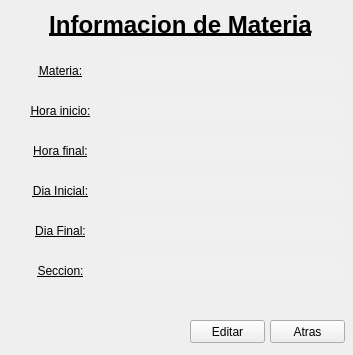
<?xml version="1.0" encoding="UTF-8"?>
<ui version="4.0">
 <class>MainWindow</class>
 <widget class="QMainWindow" name="MainWindow">
  <property name="geometry">
   <rect>
    <x>0</x>
    <y>0</y>
    <width>353</width>
    <height>355</height>
   </rect>
  </property>
  <property name="windowTitle">
   <string>Informacion de Materia</string>
  </property>
  <property name="styleSheet">
   <string notr="true"/>
  </property>
  <widget class="QWidget" name="centralwidget">
   <widget class="QLabel" name="label_5">
    <property name="geometry">
     <rect>
      <x>40</x>
      <y>10</y>
      <width>281</width>
      <height>31</height>
     </rect>
    </property>
    <property name="text">
     <string>&lt;html&gt;&lt;head/&gt;&lt;body&gt;&lt;p align=&quot;center&quot;&gt;&lt;span style=&quot; font-size:18pt; font-weight:600; text-decoration: underline;&quot;&gt;Informacion de Materia&lt;/span&gt;&lt;/p&gt;&lt;/body&gt;&lt;/html&gt;</string>
    </property>
   </widget>
   <widget class="QPushButton" name="atrasi">
    <property name="geometry">
     <rect>
      <x>270</x>
      <y>320</y>
      <width>75</width>
      <height>23</height>
     </rect>
    </property>
    <property name="styleSheet">
     <string notr="true"/>
    </property>
    <property name="text">
     <string>Atras</string>
    </property>
   </widget>
   <widget class="QPushButton" name="editari">
    <property name="geometry">
     <rect>
      <x>190</x>
      <y>320</y>
      <width>75</width>
      <height>23</height>
     </rect>
    </property>
    <property name="styleSheet">
     <string notr="true"/>
    </property>
    <property name="text">
     <string>Editar</string>
    </property>
   </widget>
   <widget class="QLabel" name="label">
    <property name="geometry">
     <rect>
      <x>10</x>
      <y>180</y>
      <width>101</width>
      <height>21</height>
     </rect>
    </property>
    <property name="styleSheet">
     <string notr="true">font: 75 Bold 12pt  &quot;Calibril&quot;;
text-decoration: underline;</string>
    </property>
    <property name="text">
     <string>Dia Inicial:</string>
    </property>
    <property name="alignment">
     <set>Qt::AlignCenter</set>
    </property>
   </widget>
   <widget class="QLabel" name="label_2">
    <property name="geometry">
     <rect>
      <x>10</x>
      <y>220</y>
      <width>101</width>
      <height>21</height>
     </rect>
    </property>
    <property name="layoutDirection">
     <enum>Qt::LeftToRight</enum>
    </property>
    <property name="styleSheet">
     <string notr="true">font: 75 Bold 12pt  &quot;Calibril&quot;;
text-decoration: underline;</string>
    </property>
    <property name="text">
     <string>Dia Final:</string>
    </property>
    <property name="alignment">
     <set>Qt::AlignCenter</set>
    </property>
   </widget>
   <widget class="QLabel" name="label_3">
    <property name="geometry">
     <rect>
      <x>10</x>
      <y>140</y>
      <width>101</width>
      <height>21</height>
     </rect>
    </property>
    <property name="styleSheet">
     <string notr="true">font: 75 Bold 12pt  &quot;Calibril&quot;;
text-decoration: underline;</string>
    </property>
    <property name="text">
     <string>Hora final:</string>
    </property>
    <property name="alignment">
     <set>Qt::AlignCenter</set>
    </property>
   </widget>
   <widget class="QLabel" name="label_4">
    <property name="geometry">
     <rect>
      <x>10</x>
      <y>100</y>
      <width>101</width>
      <height>21</height>
     </rect>
    </property>
    <property name="styleSheet">
     <string notr="true">font: 75 Bold 12pt  &quot;Calibril&quot;;
text-decoration: underline;</string>
    </property>
    <property name="text">
     <string>Hora inicio:</string>
    </property>
    <property name="alignment">
     <set>Qt::AlignCenter</set>
    </property>
   </widget>
   <widget class="QLabel" name="label_1">
    <property name="geometry">
     <rect>
      <x>10</x>
      <y>60</y>
      <width>101</width>
      <height>21</height>
     </rect>
    </property>
    <property name="styleSheet">
     <string notr="true">font: 75 Bold 12pt  &quot;Calibril&quot;;
text-decoration: underline;</string>
    </property>
    <property name="text">
     <string>Materia:</string>
    </property>
    <property name="alignment">
     <set>Qt::AlignCenter</set>
    </property>
   </widget>
   <widget class="QListWidget" name="listWidget">
    <property name="geometry">
     <rect>
      <x>120</x>
      <y>60</y>
      <width>221</width>
      <height>21</height>
     </rect>
    </property>
    <property name="styleSheet">
     <string notr="true">background-color: rgb(240, 240, 240);
font: 75 Bold 12pt &quot;Calisto MT&quot;;
</string>
    </property>
    <property name="frameShape">
     <enum>QFrame::NoFrame</enum>
    </property>
    <property name="editTriggers">
     <set>QAbstractItemView::NoEditTriggers</set>
    </property>
    <property name="textElideMode">
     <enum>Qt::ElideMiddle</enum>
    </property>
    <property name="itemAlignment">
     <set>Qt::AlignCenter</set>
    </property>
   </widget>
   <widget class="QListWidget" name="listWidget_2">
    <property name="geometry">
     <rect>
      <x>120</x>
      <y>100</y>
      <width>221</width>
      <height>21</height>
     </rect>
    </property>
    <property name="styleSheet">
     <string notr="true">background-color: rgb(240, 240, 240);
font: 75 Bold 12pt &quot;Calisto MT&quot;;</string>
    </property>
    <property name="frameShape">
     <enum>QFrame::NoFrame</enum>
    </property>
    <property name="editTriggers">
     <set>QAbstractItemView::NoEditTriggers</set>
    </property>
    <property name="textElideMode">
     <enum>Qt::ElideMiddle</enum>
    </property>
    <property name="itemAlignment">
     <set>Qt::AlignCenter</set>
    </property>
   </widget>
   <widget class="QListWidget" name="listWidget_3">
    <property name="geometry">
     <rect>
      <x>120</x>
      <y>140</y>
      <width>221</width>
      <height>21</height>
     </rect>
    </property>
    <property name="styleSheet">
     <string notr="true">background-color: rgb(240, 240, 240);
font: 75 Bold 12pt &quot;Calisto MT&quot;;</string>
    </property>
    <property name="frameShape">
     <enum>QFrame::NoFrame</enum>
    </property>
    <property name="editTriggers">
     <set>QAbstractItemView::NoEditTriggers</set>
    </property>
    <property name="textElideMode">
     <enum>Qt::ElideMiddle</enum>
    </property>
    <property name="itemAlignment">
     <set>Qt::AlignCenter</set>
    </property>
   </widget>
   <widget class="QListWidget" name="listWidget_4">
    <property name="geometry">
     <rect>
      <x>120</x>
      <y>180</y>
      <width>221</width>
      <height>21</height>
     </rect>
    </property>
    <property name="styleSheet">
     <string notr="true">background-color: rgb(240, 240, 240);
font: 75 Bold 12pt &quot;Calisto MT&quot;;</string>
    </property>
    <property name="frameShape">
     <enum>QFrame::NoFrame</enum>
    </property>
    <property name="editTriggers">
     <set>QAbstractItemView::NoEditTriggers</set>
    </property>
    <property name="textElideMode">
     <enum>Qt::ElideMiddle</enum>
    </property>
    <property name="itemAlignment">
     <set>Qt::AlignCenter</set>
    </property>
   </widget>
   <widget class="QListWidget" name="listWidget_5">
    <property name="geometry">
     <rect>
      <x>120</x>
      <y>220</y>
      <width>221</width>
      <height>21</height>
     </rect>
    </property>
    <property name="styleSheet">
     <string notr="true">background-color: rgb(240, 240, 240);
font: 75 Bold 12pt &quot;Calisto MT&quot;;</string>
    </property>
    <property name="frameShape">
     <enum>QFrame::NoFrame</enum>
    </property>
    <property name="editTriggers">
     <set>QAbstractItemView::NoEditTriggers</set>
    </property>
    <property name="textElideMode">
     <enum>Qt::ElideMiddle</enum>
    </property>
    <property name="itemAlignment">
     <set>Qt::AlignCenter</set>
    </property>
   </widget>
   <widget class="QListWidget" name="listWidget_6">
    <property name="geometry">
     <rect>
      <x>120</x>
      <y>260</y>
      <width>221</width>
      <height>21</height>
     </rect>
    </property>
    <property name="styleSheet">
     <string notr="true">background-color: rgb(240, 240, 240);
font: 75 Bold 12pt &quot;Calisto MT&quot;;</string>
    </property>
    <property name="frameShape">
     <enum>QFrame::NoFrame</enum>
    </property>
    <property name="editTriggers">
     <set>QAbstractItemView::NoEditTriggers</set>
    </property>
    <property name="textElideMode">
     <enum>Qt::ElideMiddle</enum>
    </property>
    <property name="itemAlignment">
     <set>Qt::AlignCenter</set>
    </property>
   </widget>
   <widget class="QLabel" name="label_6">
    <property name="geometry">
     <rect>
      <x>10</x>
      <y>260</y>
      <width>101</width>
      <height>21</height>
     </rect>
    </property>
    <property name="layoutDirection">
     <enum>Qt::LeftToRight</enum>
    </property>
    <property name="styleSheet">
     <string notr="true">font: 75 Bold 12pt  &quot;Calibril&quot;;
text-decoration: underline;</string>
    </property>
    <property name="text">
     <string>Seccion:</string>
    </property>
    <property name="alignment">
     <set>Qt::AlignCenter</set>
    </property>
   </widget>
  </widget>
 </widget>
 <resources/>
 <connections>
  <connection>
   <sender>atrasi</sender>
   <signal>clicked(bool)</signal>
   <receiver>MainWindow</receiver>
   <slot>close()</slot>
   <hints>
    <hint type="sourcelabel">
     <x>307</x>
     <y>261</y>
    </hint>
    <hint type="destinationlabel">
     <x>176</x>
     <y>143</y>
    </hint>
   </hints>
  </connection>
 </connections>
</ui>
